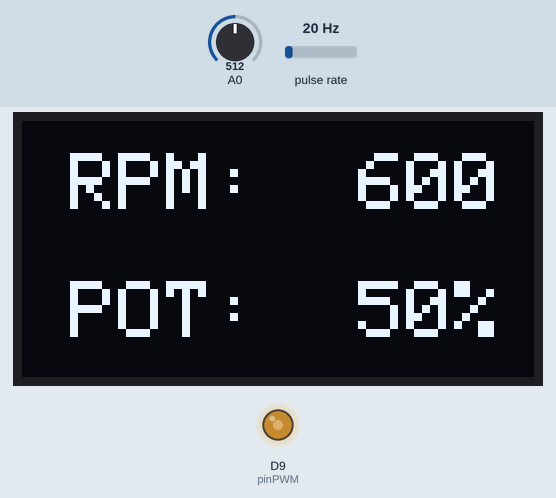
Bench run of a sketch on a simulated Arduino Zero (SAMD21). On the bench: 128×64 one-colour display, output pins drawn as LEDs (lit = HIGH). Wiring (inferred from the names in the program): pulse sensor: data D2. The test bench sets the inputs (shaded band); at power-on: A0 = 512, pulse rate 20 Hz (analog values on the 0–1023 scale).

Above: at 1.2 s.
1.3 s: A0 set to 69
At 2.3 s:
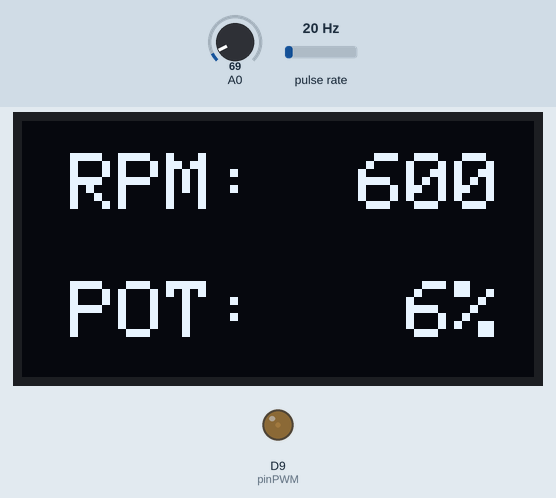
2.8 s: A0 set to 60
At 3.5 s:
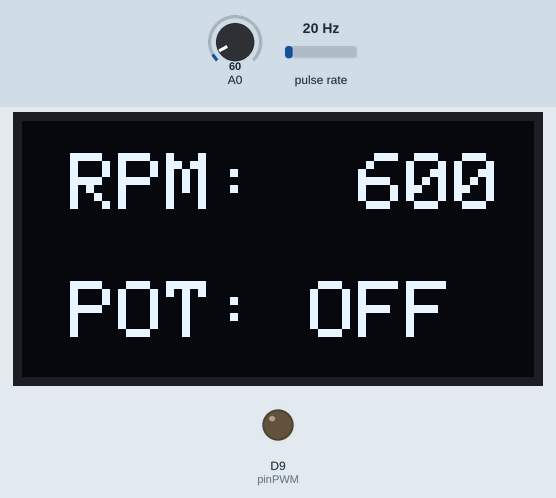
4.3 s: A0 set to 716
At 4.7 s:
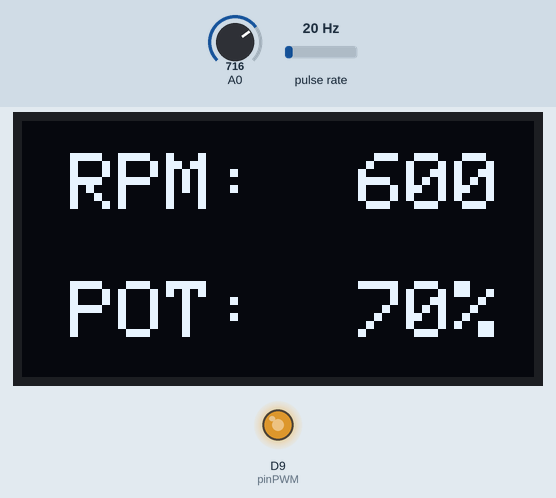
5.8 s: pulse rate (sensor on D2) set to 13 Hz
At 6.4 s:
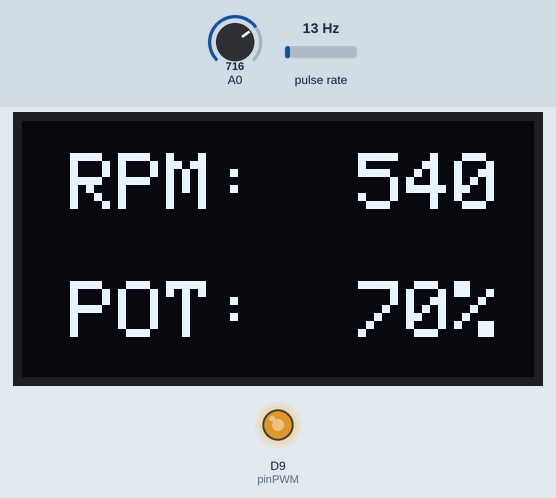
8.0 s: A0 set to 900
At 10.3 s:
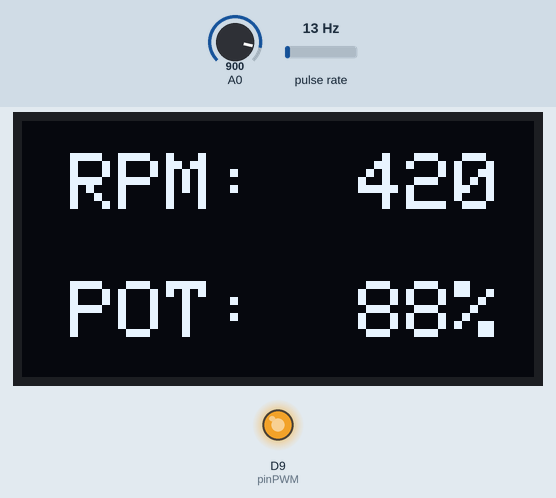
11.0 s: pulse rate (sensor on D2) set to 4 Hz
At 12.7 s:
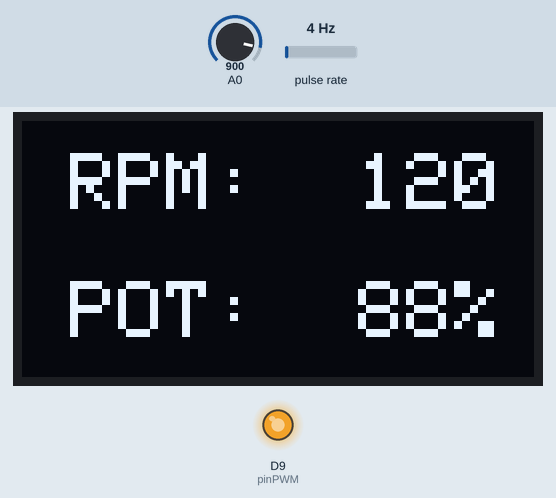
Timing chart, 0 to 14.0 s (numbered marks = the images above; inputs shaded):
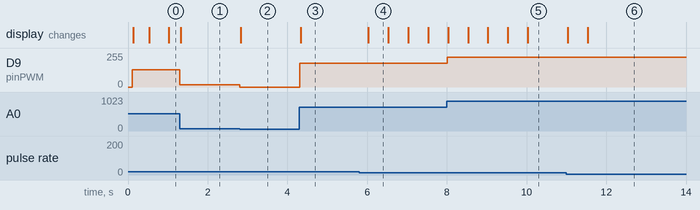

Measured:
- the behaviour switches between 64 and 63 on A0 (found by bisection; images 1 and 2)
- after the input at 1.3 s, D9 (pinPWM): 128/255 → 17/255 at once; the display: changes at once (image 1)
- after the input at 2.8 s, D9 (pinPWM): 17/255 → 0/255 at once; the display: changes at once (image 2)
- after the input at 4.3 s, D9 (pinPWM): 0/255 → 179/255 at once; the display: changes at once (image 3)
- after the input at 5.8 s, the display: changes after 0.23 s (image 4)
- after the input at 8.0 s, D9 (pinPWM): 179/255 → 225/255 at once; the display: changes at once (image 5)
- after the input at 11.0 s, the display: first differs from a run without the input after 0.53 s (image 6)

The sketch:

extractorHumo.ino
```cpp
/*
  Utilizado un LTG8F328P
  Pines utilizados:
  pinPWM = 9
  pinRPM = 2
  pinPot = 0
  pinSDA = A4
  pinSCL = A5

  Pines del ventilador FFB1212VHE:
  - Amarillo = +12V
  - Negro = GND
  - Azul = PWM (se activa con señal negativa)
  - Verde = Velocidad del ventilador (pulsos negativos. Hay que poner PULLUP)

  Contectar la alimentación de 12V directamente al pin RAW del LGT8F328P
  La alimentacion del OLED y positivo del potenciómetro se tomará del pin 5V
*/

#include <Adafruit_GFX.h>
#include <Adafruit_SSD1306.h>

// Definir valores del OLED
const uint8_t ANCHO = 128;
const uint8_t ALTO = 64;
const uint8_t ADDR_OLED = 0x3C;

// Definir el pines y resolución del ADC
const uint8_t pinPWM = 9;         // Pin GPIO para la señal PWM
const uint8_t pinRPM = 2;         // Pin GPIO para medir las RPM
const uint8_t pinPot = 0;         // Pin GPIO donde se conecta el potenciómetro
const uint8_t resolucionADC = 8;  // Resolución del ADC

// Variables para el ciclo de trabajo
uint16_t valorPot = 0;              // Valor leído del potenciómetro (0-255 con 8 bits)
uint16_t rpmVentilador = 0;         // Medidmos las rpm del ventilador
const uint8_t pulsosPorVuelta = 2;  // Contador de pulsos por vuelta del ventilador

// Variables de tiempo
uint32_t tiempoActual;                     // Variable para controlar el tiempo actual
uint32_t tiempoLecturaPot;                 // Variable para controlar los tiempos de lectura del potenciómetro
uint32_t tiempoOLED;                       // Variable para controlar el tiempo de refresco del OLED
uint32_t tiempoAnteriorRPM = 0;            // Variable para controlar el conteo de pulsos
const uint32_t intervaloLecturaPot = 100;  // Intervalo de tiempo para lectura del potenciómetro
const uint32_t intervaloOLED = 100;        // Intervalo de tiempo para el refresco del OLED
const uint32_t unMinuto = 60000;           // Valor de un minuto en milisegundos
const uint32_t intervaloRPM = 500;         // Intervalo de tiempo para hacer el conteo de pulsos

// Variable de la interrupción
volatile uint32_t pulsos = 0;

// Creamos objeto del display
Adafruit_SSD1306 display(ANCHO, ALTO);

// Función de interrupción
void contarPulsos() {
  uint32_t temp = pulsos;  // Leer la variable
  temp++;                  // Incrementar el valor
  pulsos = temp;           // Escribir el valor actualizado de vuelta
}

void setup() {
  iniciarOLED();
  configurarPines();
  pantallaFija();
}

void loop() {
  tiempoActual = millis();  // Actualizar valor
  valorPot = analogRead(pinPot);  // Leer valor del potenciómetro

  if (tiempoActual - tiempoLecturaPot >= intervaloLecturaPot) { // Cada tiempo actualizamos el valor PWM
    tiempoLecturaPot = tiempoActual;
    if (valorPot <= 15) valorPot = 0;
    if (valorPot > 253) valorPot = 255;
    analogWrite(pinPWM, valorPot);
  }

  if (tiempoActual - tiempoAnteriorRPM >= intervaloRPM) {// Cada tiempo contamos los pulsos para calcular las RPM
    tiempoAnteriorRPM = tiempoActual;
    noInterrupts();
    uint32_t pulsosMedidos = pulsos;
    pulsos = 0;
    interrupts();
    rpmVentilador = (pulsosMedidos * unMinuto) / (intervaloRPM * pulsosPorVuelta);
  }

  if (tiempoActual - tiempoOLED >= intervaloOLED) {// Cada tiempo mostramos los datos en el display
    tiempoOLED = tiempoActual;
    mostrarOLED();
  }
}

// Iniciar display
void iniciarOLED() {
  display.begin(SSD1306_SWITCHCAPVCC, ADDR_OLED);
  display.setTextColor(SSD1306_WHITE, SSD1306_BLACK);
  display.setTextSize(2);
  display.setTextWrap(false);
  display.setRotation(0);
  display.clearDisplay();
  display.display();
}

// Configuramos los pines del LGT8F328P
void configurarPines() {
  analogReadResolution(resolucionADC);                                    // Configuramos el rango de lectura analógica a 8 bits (0 - 255)
  pinMode(pinPot, INPUT);                                                 // Configuramos el pin como entrada
  pinMode(pinPWM, OUTPUT);                                                // Configura el pin del PWM como salida
  pinMode(pinRPM, INPUT_PULLUP);                                          // Configuramos pin conmo entrada con PULLUP
  attachInterrupt(digitalPinToInterrupt(pinRPM), contarPulsos, FALLING);  // Activamos interrupción
}

// Creamos imagen estática del display
void pantallaFija() {
  display.clearDisplay();
  display.setCursor(12, 8);
  display.print("RPM:");
  display.setCursor(12, 40);
  display.print("POT:");
}

// Mostramos datos en el display
void mostrarOLED() {
  display.setCursor(72, 8);
  if (rpmVentilador < 10) display.print("   ");
  else if (rpmVentilador < 100) display.print("  ");
  else if (rpmVentilador < 1000) display.print(" ");
  display.print(rpmVentilador);

  display.setCursor(72, 40);
  if (valorPot == 0) {
    display.print("OFF ");
  } else {
    uint8_t porcentaje = map(valorPot, 0, 255, 0, 100);
    if (porcentaje < 10) display.print("  ");
    else if (porcentaje < 100) display.print(" ");
    display.print(porcentaje);
    display.print("%");
  }
  display.display();
}
```
